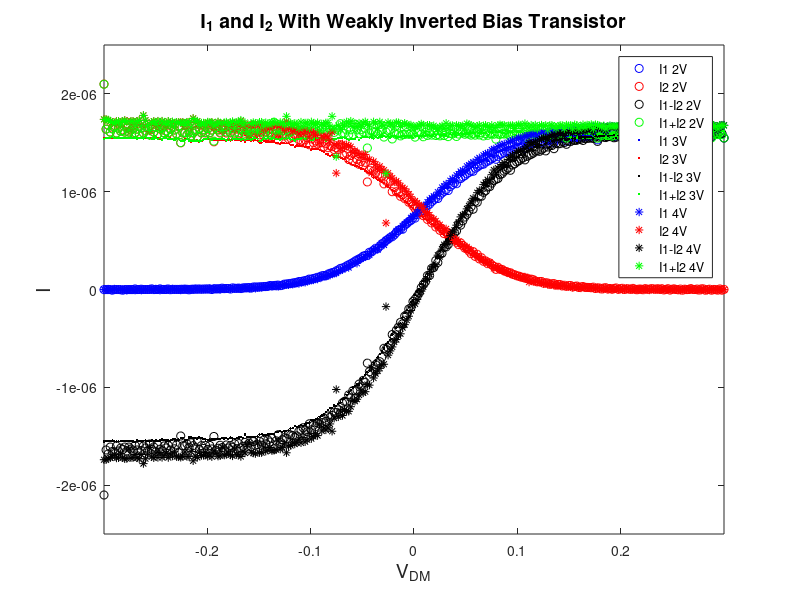
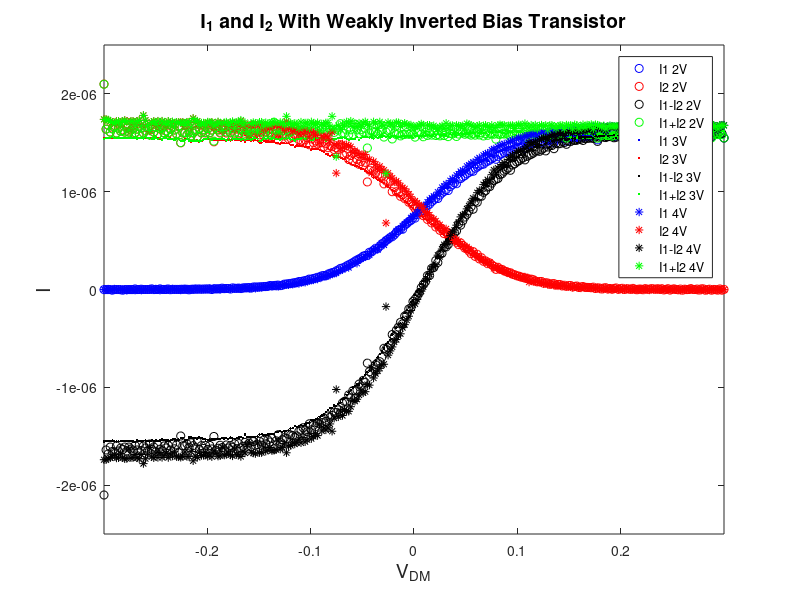

Write MATLAB code to recreate these figures, in order.
clear all
load('V=2V_measI1_weak.mat');
load('V=2V_measI2_weak.mat');
figure(1);
plot(V_diff,I1,'ob'); hold on;
plot(V_diff,I2,'or'); 
plot(V_diff,I1-I2,'ok');
plot(V_diff,I1+I2,'og'); 

I_diff=I1-I2;
inds=intersect(find(.05>V_diff),find(V_diff>-.05));
p=polyfit(V_diff(inds),I_diff(inds),1);
'Transconductance Gain 2V'
p(1)

clear all
load('V=3V_measI1_weak.mat');
load('V=3V_measI2_weak.mat');
figure(1);
plot(V_diff,I1,'.b'); hold on;
plot(V_diff,I2,'.r'); 
plot(V_diff,I1-I2,'.k');
plot(V_diff,I1+I2,'.g'); 

I_diff=I1-I2;
inds=intersect(find(.05>V_diff),find(V_diff>-.05));
p=polyfit(V_diff(inds),I_diff(inds),1);
'Transconductance Gain 3V'
p(1)

clear all
load('V=4V_measI1_weak.mat');
load('V=4V_measI2_weak.mat');
figure(1);
plot(V_diff,I1,'*b'); hold on;
plot(V_diff,I2,'*r'); 
plot(V_diff,I1-I2,'*k');
plot(V_diff,I1+I2,'*g'); 

I_diff=I1-I2;
inds=intersect(find(.05>V_diff),find(V_diff>-.05));
p=polyfit(V_diff(inds),I_diff(inds),1);
'Transconductance Gain 3V'
p(1)

axis([-.3 .3 -2.5e-6 2.5e-6])

legend('I1 2V','I2 2V','I1-I2 2V','I1+I2 2V','I1 3V','I2 3V','I1-I2 3V','I1+I2 3V','I1 4V','I2 4V','I1-I2 4V','I1+I2 4V','location','best')

title('I_1 and I_2 With Weakly Inverted Bias Transistor','FontSize',14);
xlabel('V_{DM}','FontSize',14);
ylabel('I','FontSize',14)

print '-depsc' currents_weak
saveas(gcf,'currents_weak.png')
